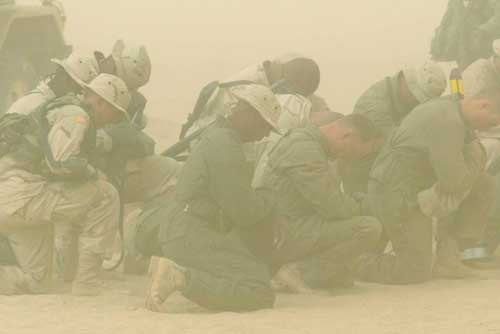
%> input picture Coursework Image Video/Image6.jpg, 500 x 334 px
$ octave six.m   (GNU Octave 9; MATLAB toolbox functions it lacks are replaced by stand-ins)
%> lines starting %> are read from the running program, lines starting %| are printed output that depends on the picture
clear; clc; close all;
addpath("C:\Users\acer\Desktop\Matlab Final\Coursework Image Video");

%% --------------------------------------------------------------------

img = imread("Image6.jpg");
%> img is the input picture: size 334x500x3 uint8; mean R, G, B 185.6, 174.5, 135
imshow(img);
title("Original Image");

lab = rgb2lab(img);
%> lab: size 334x500x3 double; mean of channels 1, 2, 3 71.2, -2.3, 21.8

l = lab(:,:,1) / 100;
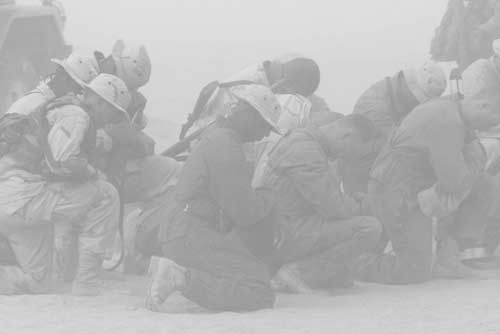
%> l: size 334x500 double; min 0.544, max 0.899, mean 0.712
a = lab(:,:,2);
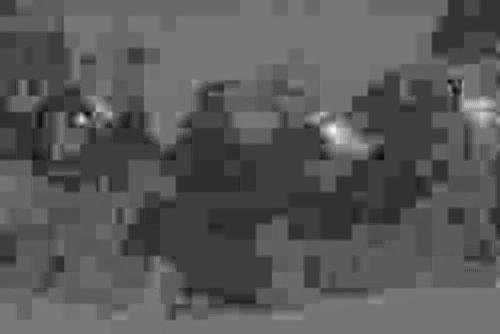
%> a: size 334x500 double; min -10.28, max 12.41, mean -2.32; drawn with min black and max white
b = lab(:,:,3);
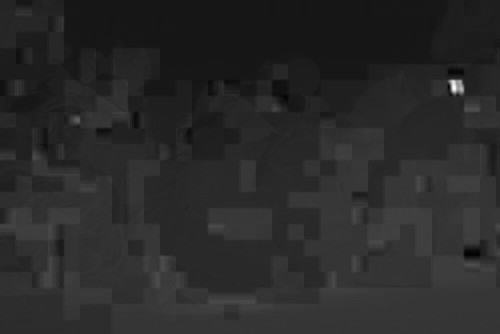
%> b: size 334x500 double; min 14.23, max 60.33, mean 21.8; drawn with min black and max white

a = a - mean(a(:));
b = b - mean(b(:));

lab(:,:,2) = a;
%> lab: size 334x500x3 double; mean of channels 1, 2, 3 71.2, 0, 21.8
lab(:,:,3) = b;
%> lab: size 334x500x3 double; mean of channels 1, 2, 3 71.2, 0, 0

i_rgb = lab2rgb(lab);
i_hsv = rgb2hsv(i_rgb);
%> i_hsv: size 334x500x3 double; mean H, S, V 0.439, 0.0393, 0.698
S = i_hsv(:,:,2);
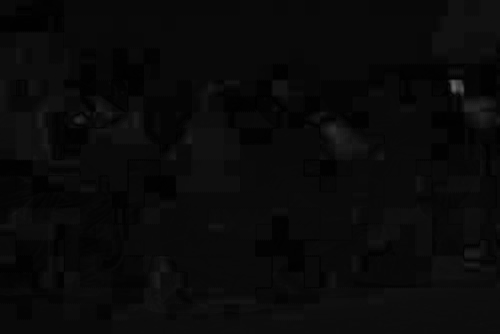
%> S: size 334x500 double; min 0.00238, max 0.406, mean 0.0393
S = min(S * 1.6, 1);
i_hsv(:,:,2) = S;
%> i_hsv: size 334x500x3 double; mean H, S, V 0.439, 0.0629, 0.698
i_rgb = hsv2rgb(i_hsv);
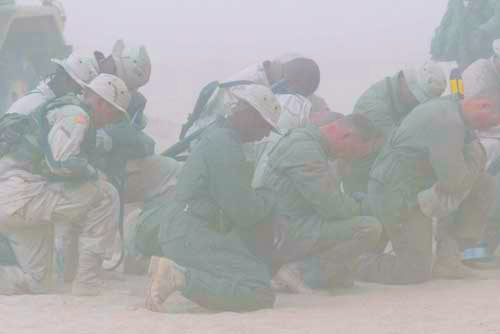
%> i_rgb: size 334x500x3 double; mean R, G, B 0.676, 0.676, 0.677

imgProcessed = im2double(i_rgb);
imgProcessed = imbilatfilt(imgProcessed, 0.04);
imgProcessed = im2uint8(imgProcessed);
%> imgProcessed: size 334x500x3 uint8

figure;

subplot(1,2,1);
imshow(img);
title("Original");

subplot(1,2,2);
imshow(imgProcessed);
title("Corrected");

% Histogram comparison
figure;
subplot(1,3,1);
imhist(img(:,:,1));
subplot(1,3,2);
imhist(img(:,:,2));
subplot(1,3,3);
imhist(img(:,:,3));
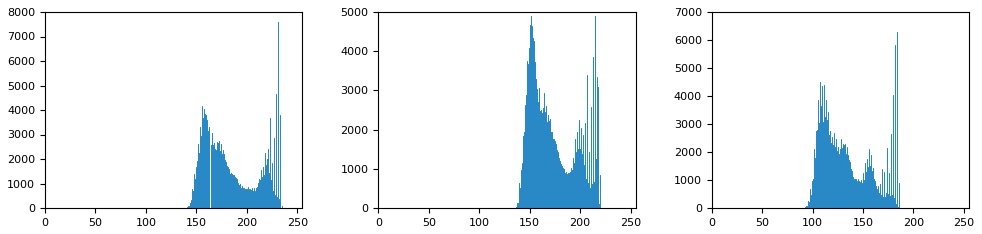
%> figure redrawn from the program's plot data, 3 panels; panel 1: highest point at x = 231, y = 7580; panel 2: highest point at x = 151, y = 4886; panel 3: highest point at x = 184, y = 6296

figure;
subplot(1,3,1);
imhist(imgProcessed(:,:,1));
subplot(1,3,2);
imhist(imgProcessed(:,:,2));
subplot(1,3,3);
imhist(imgProcessed(:,:,3));
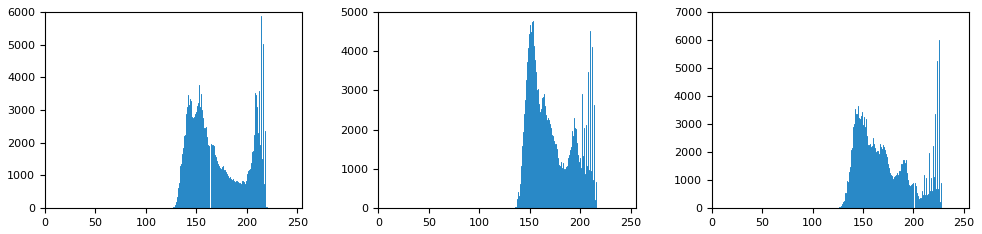
%> figure redrawn from the program's plot data, 3 panels; panel 1: highest point at x = 214, y = 5878; panel 2: highest point at x = 153, y = 4769; panel 3: highest point at x = 225, y = 6003

% PSNR
[peaksnr, ~] = psnr(uint8(imgProcessed), uint8(img));
%> peaksnr = 20.81
disp("PSNR: " + peaksnr);
%| PSNR: 20.8055

% Contrast
contrast_original = std2(rgb2gray(img));
%> contrast_original = 19.73
contrast_enhanced = std2(rgb2gray(imgProcessed));
%> contrast_enhanced = 18.86
disp("Contrast: " + contrast_original);
%| Contrast: 19.7251
disp("Enhanced Contrast: " + contrast_enhanced);
%| Enhanced Contrast: 18.8582


%% --------------------------------------------------------------------

if ~exist("output", "dir")
    mkdir("output")
end


imwrite(imgProcessed, fullfile("output", "Image6.jpg"))
